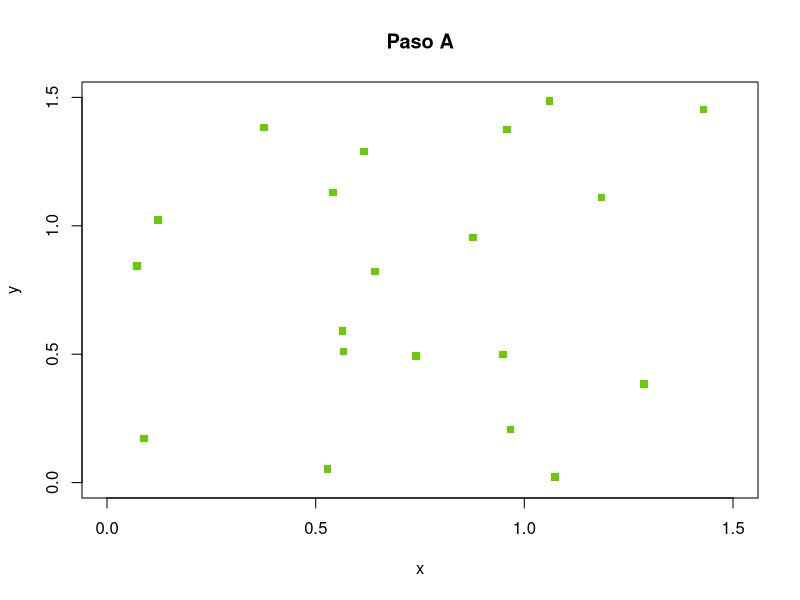
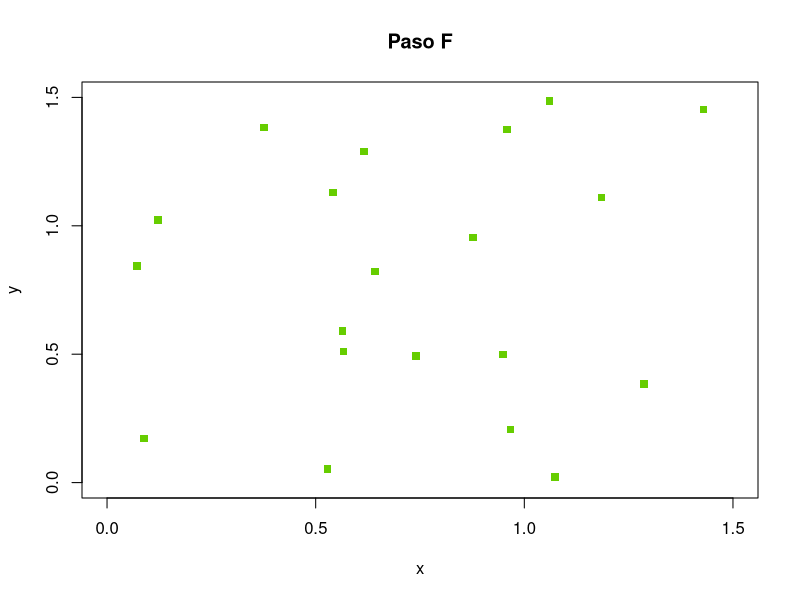

The R source for these figures, in order:
puntos = 20
n = 1.5
umbral = 0.2
prob = sample(c(0,1),n,TRUE,c(0.5,0.5))
datos = data.frame(x=runif(puntos,0,n),y=runif(puntos,0,n), estado=sample(c(0,1),puntos,TRUE,c(0.8,0.2)))
ordatos = datos[order(datos$x),]
print(ordatos)
salida <- paste("p6_t", "A", ".png", sep="")
tiempo <- paste("Paso", "A")
png(salida)
plot(n, type="n", main=tiempo, xlim=c(0, n), ylim=c(0, n), xlab="x", ylab="y")

aS =ordatos[ordatos$estado == 0,]
aI =ordatos[ordatos$estado == 1,]
#aR =ordatos[ordatos$estado == 1,]
if (nrow(aS) > 0) {
    points(aS$x, aS$y, pch=15, col="chartreuse3", bg="chartreuse3")
}
if (nrow(aI) > 0) {
    points(aI$x, aI$y, pch=16, col="firebrick2", bg="firebrick2")
}
#if (nrow(aR) > 0) {
#    points(aR$x, aR$y, pch=17, col="goldenrod", bg="goldenrod")
#}
graphics.off()
cercanos= data.frame(i=numeric(),x=numeric(),y=numeric(), estado=numeric())
for(i in 1:puntos){
    ap = cbind(i,ordatos[i,])
    if(nrow(cercanos) > 0){
        #print("len 0")
        #print(cercanos)
        cercanos= cercanos[which(cercanos$x>(ap$x-umbral)),]
        #print(cercanos)
        d = sqrt((rep(ap$x, nrow(cercanos))-cercanos$x)**2)+((rep(ap$y,nrow(cercanos))-cercanos$y)**2)
        print("umbral")
        print(ap)
        #print(length(which(d<umbral)))
        #print(nrow(cercanos))
        print(d[which(d<umbral)])
        print(cercanos[which(d<umbral),])
        if(length(which(d<umbral)) > 0){
            li = cercanos[which(d<umbral),]$i            
            if(ap$estado == 1){
                if( length(which(ordatos[li,]$estado==0)) > 0){
                    #print("cambio de estado A")
                    #print(li)
                    #print(ordatos[li,])                    
                    #print("which")
                    cl =  cercanos[which(cercanos$i==li),]
                    #print(cl)
                    #print(length(which(cl$estado == 0)) )
                    #$print(cercanos[which(cercanos[li,]$estado==0)])
                    #print(ap)
                    aux = cl[which(cl$estado == 0),]
                    #print("assig")
                    #print(ordatos[aux[which(aux$estado==0)]$i,])
                    ordatos[aux[which(aux$estado==0)]$i,]$estado = 0.5
                    #print(ordatos[li,])
                }
            }
            if(ap$estado == 0) {
                if(length(which(ordatos[li,]$estado == 1 )) >0){
                    #print("cambio de estado B")
                    #print(ordatos[li,])
                    #print(ap)
                    ordatos[ap$i,]$estado = 2
                    #print(ordatos[ap$i,])
                }
            }
        }
        
        
    }
    #print(ap)
    #print((cercanos))
    cercanos = rbind(cercanos,ap)
    #print(i)
}

salida <- paste("p6_t", "F", ".png", sep="")
tiempo <- paste("Paso", "F")
png(salida)
plot(n, type="n", main=tiempo, xlim=c(0, n), ylim=c(0, n), xlab="x", ylab="y")

aS =ordatos[ordatos$estado == 0,]
aI =ordatos[ordatos$estado == 1,]
aR =ordatos[ordatos$estado == 0.5,]
aV =ordatos[ordatos$estado == 2,]
if (nrow(aS) > 0) {
    points(aS$x, aS$y, pch=15, col="chartreuse3", bg="chartreuse3")
}
if (nrow(aI) > 0) {
    points(aI$x, aI$y, pch=16, col="firebrick2", bg="firebrick2")
}
if (nrow(aR) > 0) {
    points(aR$x, aR$y, pch=17, col="goldenrod", bg="goldenrod")
}
if (nrow(aV) > 0) {
    points(aV$x, aV$y, pch=18, col="blue", bg="blue")
}
graphics.off()
print(ordatos)
